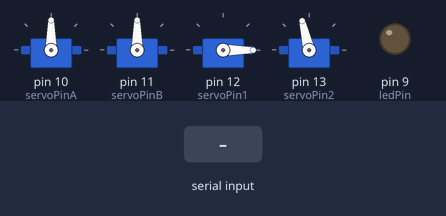
A sketch run on a simulated Arduino Uno, built with avr-gcc and run on an emulated ATmega328P. On the bench: 4 × servo, output pins drawn as LEDs (lit = HIGH). Inputs (shaded band) come from the test bench.

Above: at 2.7 s.
2.8 s: "B" received over the second serial link
At 5.0 s:
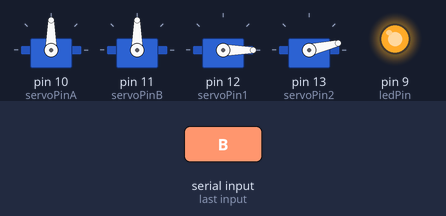
5.8 s: "A" received over Serial
At 7.4 s:
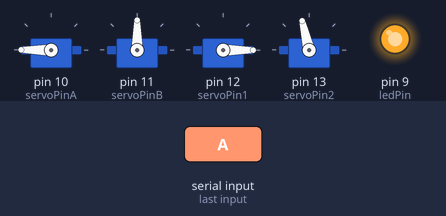
8.8 s: "B" received over Serial
At 12.0 s:
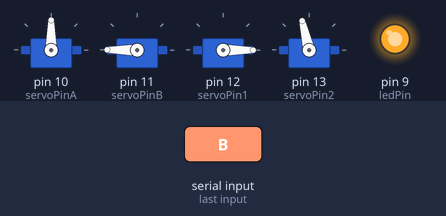
Timing chart, 0 to 12.8 s (numbered marks = the images above; inputs shaded):
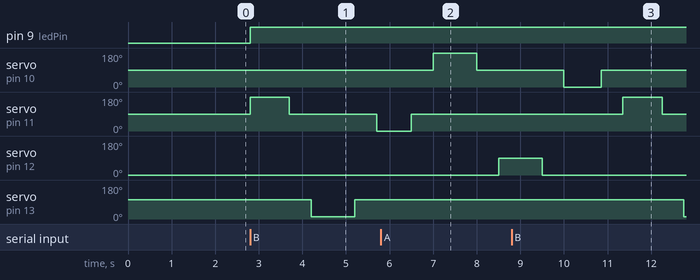

Measured:
- after the input at 2.8 s, pin 9 (ledPin): LOW → HIGH at once; servo on pin 11 (servoPinB): 90° → 180° at once, → 90° 0.90 s later, → 0° 2.0 s later; servo on pin 13 (servoPin2): 103° → 13° after 1.4 s, → 103° 1.0 s later
- after the input at 5.8 s, pin 9 (ledPin): stays HIGH (without the input it goes to LOW after 1.2 s); servo on pin 10 (servoPinA): 90° → 180° after 1.2 s, → 90° 1.0 s later; servo on pin 12 (servoPin1): 0° → 90° after 2.7 s
- after the input at 8.8 s, pin 9 (ledPin): stays HIGH (without the input it goes to LOW after 2.6 s); servo on pin 11 (servoPinB): 90° → 180° after 2.6 s, → 90° 0.90 s later; servo on pin 13 (servoPin2): 103° → 13° after 4.0 s

The sketch:

Technology_Management_360servo.ino
```cpp
#include <Servo.h>
#include <SoftwareSerial.h>

SoftwareSerial mySerial(2, 3);  // 블루투스 모듈의 Rx -> 3번핀, Tx -> 2번핀 연결

Servo servoA;      // A 서보 객체 생성
Servo servoB;      // B 서보 객체 생성
Servo servo1;      // 1 서보 객체 생성
Servo servo2;      // 2 서보 객체 생성

const int ledPin = 9; // LED를 연결한 핀 번호
int servoPinA = 10;   // A 서보 모터가 연결된 핀 번호
int servoPinB = 11;   // B 서보 모터가 연결된 핀 번호
int servoPin1 = 12;   // 1 서보 모터가 연결된 핀 번호
int servoPin2 = 13;   // 2 서보 모터가 연결된 핀 번호

void setup() {
  servoA.attach(servoPinA);  // A 서보 모터 핀 설정
  servoA.write(90);          // A 서보 모터 초기 위치 설정 (90도)

  servoB.attach(servoPinB);  // B 서보 모터 핀 설정
  servoB.write(90);          // B 서보 모터 초기 위치 설정 (90도)

  servo1.attach(servoPin1);  // 1 서보 모터 핀 설정
  servo1.write(0);           // 1 서보 모터 초기 위치 설정 (0도)

  servo2.attach(servoPin2);  // 2 서보 모터 핀 설정
  servo2.write(103);           // 2 서보 모터 초기 위치 설정 (0도)

  Serial.begin(9600);        // 시리얼 통신 시작
  mySerial.begin(9600);

  pinMode(ledPin, OUTPUT);   // LED 핀을 출력으로 설정
}

void loop() {
  char receivedChar = 0; // 변수 선언 및 초기화

   if (Serial.available() > 0) {  // 시리얼 버퍼에 데이터가 있는지 확인
    receivedChar = Serial.read();  // 시리얼 버퍼에서 문자 읽기
  } else if (mySerial.available()) {  // 블루투스 버퍼에 데이터가 있는지 확인
    receivedChar = mySerial.read();  // 블루투스 버퍼에서 문자 읽기
  }
  if (mySerial.available()) {
    Serial.write(mySerial.read());
  }
  if (Serial.available()) {
    mySerial.write(Serial.read());
  }

  if (receivedChar == 'A') {  // 읽은 문자가 'A'인지 확인
    digitalWrite(ledPin, HIGH); // LED를 켬
    servoA.write(180);  // 정방향으로 최고속도 회전
    delay(1000); // 1.5초동작
    servoA.write(90); // 정지
    delay(500);  // 0.5초 동작
    servo1.write(90);                // B 서보 모터를 180도로 회전
    delay(1000);                     // 1초 대기
    servo1.write(0);                 // B 서보 모터를 다시 0도로 회전
    delay(500);  // 0.5초 동작
    servoA.write(0); // 역방향으로 최고속도 회전
    delay(850); // 1.5초 동작
    servoA.write(90); // 정지
    delay(500);  // 0.5초 동작
    digitalWrite(ledPin, LOW); // LED를 끔
  }
  if (receivedChar == 'B') {  // 읽은 문자가 'B'인지 확인
    digitalWrite(ledPin, HIGH); // LED를 켬
    servoB.write(180);          // B 서보 모터를 정방향
    delay(900);                // 1초 대기
    servoB.write(90);            // B 서보 모터를 다시 0도로 회전
    delay(500);  // 0.5초 동작
    servo2.write(13);        // 2 서보 모터를 180도로 회전
    delay(1000);              // 1초 대기
    servo2.write(103);          // 2 서보 모터를 다시 0도로 회전
    delay(500);  // 0.5초 동작
    servoB.write(0); // 역방향으로 최고속도 회전
    delay(800); // 1.5초 동작
    servoB.write(90); // 정지
    delay(500);  // 0.5초 동작
    digitalWrite(ledPin, LOW); // LED를 끔
  }
}
```
